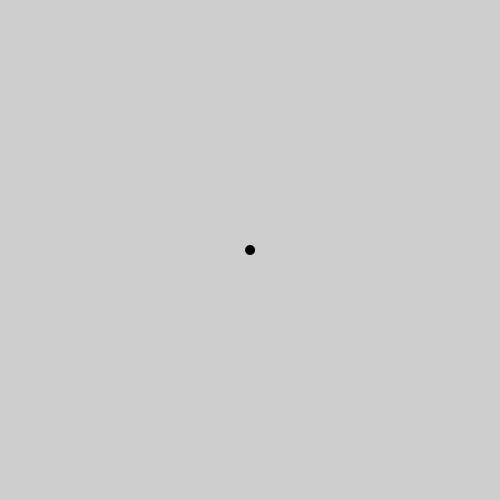
Frame 1 (no input)
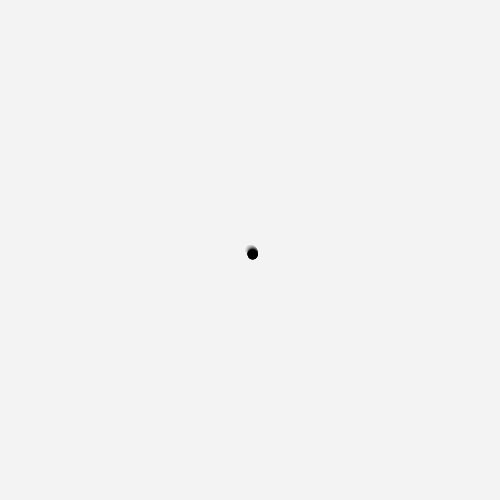
Frame 60 (the mouse pressed at the canvas centre just before this capture)
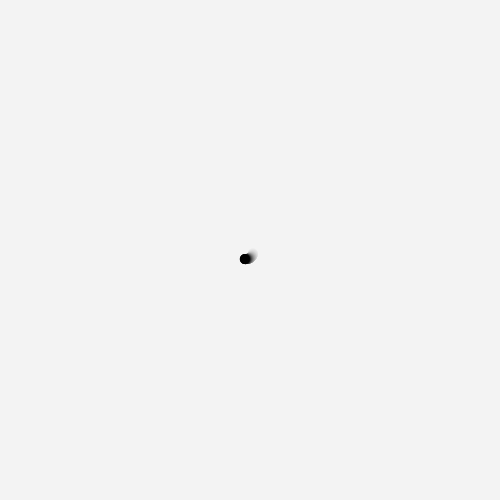
Frame 120 (the mouse held since frame 60 and released just before this capture)

The Processing sketch that drew these frames (run headless with seeded random() and noise(); from frame 60 on, the mouse is pressed at the canvas centre):

// Processing sketch: round9
// ── round9.pde
int angle=0;
float radius = 200;
void setup() {
  size(500,500);
    noStroke();
}

void draw() {
  fill(255,10);
  rect(0,0,width,height);
  angle += 1;
  float x = width/2 + radians(angle)*5 * cos(radians(angle));
  float y = height/2 + radians(angle)*5 * sin(radians(angle));
  fill(0);
  ellipse(x,y,10,10);
}
